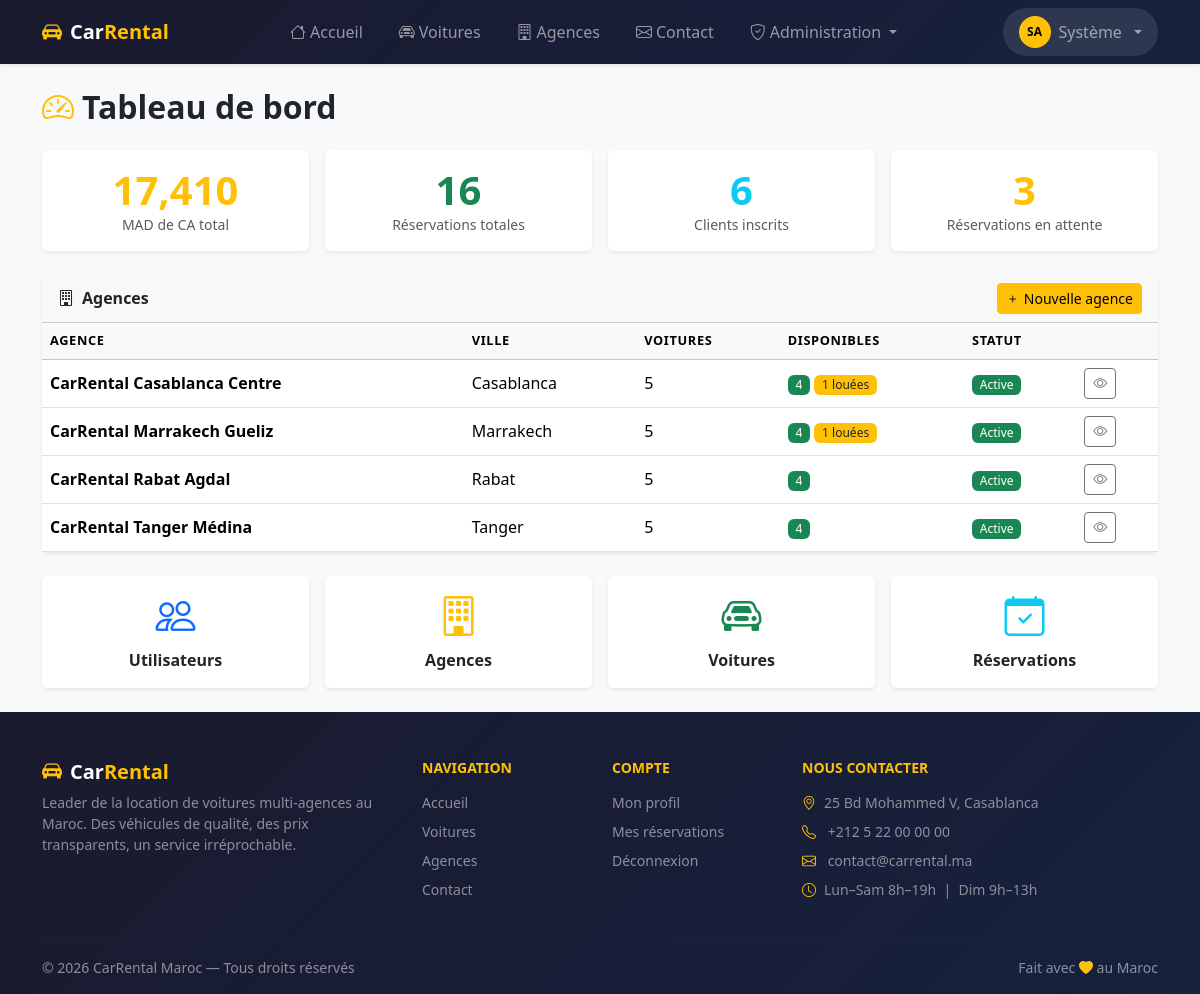
The page /admin/dashboard (signed in) on the database its author committed.
### tables this page shows
CREATE TABLE agencies (
    id          INT UNSIGNED    NOT NULL AUTO_INCREMENT,
    manager_id  INT UNSIGNED    NULL,
    nom         VARCHAR(150)    NOT NULL,
    adresse     VARCHAR(255)    NOT NULL,
    ville       VARCHAR(100)    NOT NULL,
    code_postal VARCHAR(10)     NULL,
    pays        VARCHAR(100)    NOT NULL DEFAULT 'Maroc',
    telephone   VARCHAR(20)     NULL,
    email       VARCHAR(191)    NULL,
    description TEXT            NULL,
    logo        VARCHAR(255)    NULL,
    actif       TINYINT(1)      NOT NULL DEFAULT 1,
    created_at  TIMESTAMP       NOT NULL DEFAULT CURRENT_TIMESTAMP,
    updated_at  TIMESTAMP       NOT NULL DEFAULT CURRENT_TIMESTAMP
                                ON UPDATE CURRENT_TIMESTAMP,
    PRIMARY KEY (id),
    UNIQUE KEY uq_agencies_email (email),
    INDEX idx_agencies_ville (ville),
    INDEX idx_agencies_actif (actif),
    CONSTRAINT fk_agencies_manager
        FOREIGN KEY (manager_id) REFERENCES users (id)
        ON DELETE SET NULL ON UPDATE CASCADE
);

### app/Controllers/UserController.php (called while the page is built, shortened)
<?php
class UserController extends Controller
{
    private User   $userModel;
    private Agency $agencyModel;
    public function __construct()
    {
        $this->userModel   = new User();
        $this->agencyModel = new Agency();
    }
    public function adminDashboard(): void
    {
        $userCounts   = $this->userModel->countByRole();
        $agencyStats  = $this->agencyModel->withCarCount();
        $resaModel    = new Reservation();
        $globalStats  = $resaModel->stats();
        $resaParJour  = $resaModel->parJour(null, 30);
        $this->render('admin/dashboard', [
            'user_counts'  => $userCounts,
            'agency_stats' => $agencyStats,
            'global_stats' => $globalStats,
            'resa_par_jour'=> $resaParJour,
            'flash'        => $this->getFlash(),
        ]);
    }
}

### core/App.php (called while the page is built, shortened)
<?php
class App
{
    private Router $router;
    public function __construct()
    {
        $this->router = new Router();
    }
    public function run(): void
    {
        $this->router->dispatch(
            $_SERVER['REQUEST_METHOD'],
            $_SERVER['REQUEST_URI']
        );
    }
}

### public/index.php (called while the page is built, shortened)
<?php
$config = require BASE_PATH . '/config/app.php';
(new \App\Core\App())->run();

### core/Model.php (called while the page is built, shortened)
<?php
abstract class Model
{
    protected PDO    $db;
    public function __construct()
    {
        $this->db = Database::getInstance();
    }
    public function query(string $sql, array $params = []): array
    {
        $stmt = $this->db->prepare($sql);
        $stmt->execute($params);
        return $stmt->fetchAll();
    }
    public function queryOne(string $sql, array $params = []): array|false
    {
        $stmt = $this->db->prepare($sql);
        $stmt->execute($params);
        return $stmt->fetch();
    }
}

### core/Database.php (called while the page is built, shortened)
<?php
class Database
{
    private static ?PDO $instance = null;
    public static function getInstance(): PDO
    {
        if (self::$instance === null) {
            $config = require BASE_PATH . '/config/database.php';
            $dsn = sprintf(
                'mysql:host=%s;port=%s;dbname=%s;charset=utf8mb4',
                $config['host'],
                $config['port'] ?? 3306,
                $config['database']
            );
            try {
                self::$instance = new PDO($dsn, $config['username'], $config['password'], [
                    PDO::ATTR_ERRMODE            => PDO::ERRMODE_EXCEPTION,
                    PDO::ATTR_DEFAULT_FETCH_MODE => PDO::FETCH_ASSOC,
                    PDO::ATTR_EMULATE_PREPARES   => false,
                ]);
            } catch (PDOException $e) {
                error_log('[DB] ' . $e->getMessage());
                http_response_code(500);
                die('Erreur de connexion à la base de données.');
            }
        }
        return self::$instance;
    }
}

### app/Models/Reservation.php (called while the page is built, shortened)
<?php
class Reservation extends Model
{
    public function stats(?int $agencyId = null): array
    {
        $where  = $agencyId ? "WHERE agency_id = {$agencyId}" : '';
        return $this->queryOne(
            "SELECT
                COUNT(*)                                        AS total,
                SUM(statut = 'en_attente')                      AS en_attente,
                SUM(statut = 'confirmee')                       AS confirmees,
                SUM(statut = 'annulee')                         AS annulees,
                SUM(statut = 'terminee')                        AS terminees,
                COALESCE(SUM(
                    CASE WHEN statut IN ('confirmee','terminee')
                    THEN prix_total ELSE 0 END), 0)             AS chiffre_affaires,
                COALESCE(AVG(
                    CASE WHEN statut IN ('confirmee','terminee')
                    THEN prix_total END), 0)                    AS panier_moyen
             FROM reservations {$where}"
        ) ?: [];
    }
}

### app/Models/Agency.php (called while the page is built, shortened)
<?php
class Agency extends Model
{
    public function withCarCount(): array
    {
        return $this->query(
            "SELECT a.*,
                    u.nom       AS manager_nom,
                    u.prenom    AS manager_prenom,
                    COUNT(c.id)                                          AS total_cars,
                    SUM(c.statut = 'disponible')                         AS cars_disponibles,
                    SUM(c.statut = 'louee')                              AS cars_louees,
                    SUM(c.statut = 'maintenance')                        AS cars_maintenance
             FROM agencies a
             LEFT JOIN cars c ON c.agency_id = a.id
             LEFT JOIN users u ON u.id = a.manager_id
             GROUP BY a.id
             ORDER BY a.nom"
        );
    }
}

### app/Views/admin/dashboard.php (the view)
<?php $pageTitle = 'Tableau de bord — Administration';
$countsByRole = array_column($user_counts, 'total', 'role');
?>
<h2 class="fw-bold mb-4"><i class="bi bi-speedometer2 text-warning me-2"></i>Tableau de bord</h2>
<div class="row g-3 mb-4">
    <div class="col-6 col-lg-3">
        <div class="card shadow-sm text-center h-100">
            <div class="card-body">
                <div class="display-6 fw-bold text-warning"><?= number_format($global_stats['chiffre_affaires'] ?? 0, 0) ?></div>
                <div class="small text-muted">MAD de CA total</div>
            </div>
        </div>
    </div>
    <div class="col-6 col-lg-3">
        <div class="card shadow-sm text-center h-100">
            <div class="card-body">
                <div class="display-6 fw-bold text-success"><?= $global_stats['total'] ?? 0 ?></div>
                <div class="small text-muted">Réservations totales</div>
            </div>
        </div>
    </div>
    <div class="col-6 col-lg-3">
        <div class="card shadow-sm text-center h-100">
            <div class="card-body">
                <div class="display-6 fw-bold text-info"><?= $countsByRole['client'] ?? 0 ?></div>
                <div class="small text-muted">Clients inscrits</div>
            </div>
        </div>
    </div>
    <div class="col-6 col-lg-3">
        <div class="card shadow-sm text-center h-100">
            <div class="card-body">
                <div class="display-6 fw-bold text-warning"><?= $global_stats['en_attente'] ?? 0 ?></div>
                <div class="small text-muted">Réservations en attente</div>
            </div>
        </div>
    </div>
</div>
<div class="card shadow-sm mb-4">
    <div class="card-header d-flex justify-content-between align-items-center">
        <h6 class="mb-0 fw-bold"><i class="bi bi-building me-2"></i>Agences</h6>
        <a href="/admin/agencies/create" class="btn btn-warning btn-sm">
            <i class="bi bi-plus me-1"></i>Nouvelle agence
        </a>
    </div>
    <div class="table-responsive">
        <table class="table table-hover align-middle mb-0">
            <thead class="table-light">
                <tr>
                    <th>Agence</th>
                    <th>Ville</th>
                    <th>Voitures</th>
                    <th>Disponibles</th>
                    <th>Statut</th>
                    <th></th>
                </tr>
            </thead>
            <tbody>
                <?php foreach ($agency_stats as $a): ?>
                    <tr>
                        <td class="fw-bold"><?= htmlspecialchars($a['nom']) ?></td>
                        <td><?= htmlspecialchars($a['ville']) ?></td>
                        <td><?= $a['total_cars'] ?></td>
                        <td>
                            <span class="badge bg-success"><?= $a['cars_disponibles'] ?></span>
                            <?php if ($a['cars_louees'] > 0): ?>
                                <span class="badge bg-warning text-dark"><?= $a['cars_louees'] ?> louées</span>
                            <?php endif; ?>
                        </td>
                        <td>
                            <span class="badge bg-<?= $a['actif'] ? 'success' : 'secondary' ?>">
                                <?= $a['actif'] ? 'Active' : 'Inactive' ?>
                            </span>
                        </td>
                        <td>
                            <a href="/admin/agencies/<?= $a['id'] ?>" class="btn btn-outline-secondary btn-sm">
                                <i class="bi bi-eye"></i>
                            </a>
                        </td>
                    </tr>
                <?php endforeach; ?>
            </tbody>
        </table>
    </div>
</div>
<div class="row g-3">
    <div class="col-md-3">
        <a href="/admin/users" class="card shadow-sm text-decoration-none text-dark h-100">
            <div class="card-body text-center">
                <i class="bi bi-people display-6 text-primary"></i>
                <p class="mb-0 mt-2 fw-bold">Utilisateurs</p>
            </div>
        </a>
    </div>
    <div class="col-md-3">
        <a href="/admin/agencies" class="card shadow-sm text-decoration-none text-dark h-100">
            <div class="card-body text-center">
                <i class="bi bi-building display-6 text-warning"></i>
                <p class="mb-0 mt-2 fw-bold">Agences</p>
            </div>
        </a>
    </div>
    <div class="col-md-3">
        <a href="/admin/cars" class="card shadow-sm text-decoration-none text-dark h-100">
            <div class="card-body text-center">
                <i class="bi bi-car-front display-6 text-success"></i>
                <p class="mb-0 mt-2 fw-bold">Voitures</p>
            </div>
        </a>
    </div>
    <div class="col-md-3">
        <a href="/admin/reservations" class="card shadow-sm text-decoration-none text-dark h-100">
            <div class="card-body text-center">
                <i class="bi bi-calendar-check display-6 text-info"></i>
                <p class="mb-0 mt-2 fw-bold">Réservations</p>
            </div>
        </a>
    </div>
</div>

### core/Router.php (shortened to what this page needs)
<?php
class Router
{
    private array $routes = [];
    private function add(string $method, string $path, string $controller, string $action): void
    {
        $this->routes[] = [
            'method'     => $method,
            'pattern'    => $this->pathToRegex($path),
            'controller' => $controller,
            'action'     => $action,
            'params'     => $this->extractParamNames($path),
        ];
    }
    public function dispatch(string $method, string $uri): void
    {
        $uri = '/' . trim(strtok($uri, '?'), '/');
        foreach ($this->routes as $route) {
            if ($route['method'] !== $method) continue;
            if (preg_match($route['pattern'], $uri, $matches)) {
                $params = $this->extractParams($route['params'], $matches);
                $this->call($route['controller'], $route['action'], $params);
                return;
            }
        }
    }
    private function call(string $fqcn, string $action, array $params): void
    {
        $controller = new $fqcn();
        call_user_func_array([$controller, $action], $params);
    }
    private function pathToRegex(string $path): string
    {
        $pattern = preg_replace('/\{[a-z_]+\}/', '([0-9]+)', $path);
        return '#^' . $pattern . '$#';
    }
    private function extractParamNames(string $path): array
    {
        preg_match_all('/\{([a-z_]+)\}/', $path, $matches);
        return $matches[1];
    }
    private function extractParams(array $names, array $matches): array
    {
        $params = [];
        return array_values($params);
    }
}

### public/assets/css/app.css (style rules this page uses)
:root { --cr-yellow: #FFC107; --cr-dark: #212529; }
body { background-color: #f8f9fa; }
a { color: var(--cr-yellow); }
.table thead th { font-size: .8rem; text-transform: uppercase; letter-spacing: .05em; }
.badge { font-weight: 500; }
.btn-warning { color: #000; }
.card { border: none; }

### rows shown on the page
agencies: nom "CarRental Casablanca Centre", ville "Casablanca", total_cars "5", cars_disponibles "4", cars_louees "1", actif "Active"
agencies: nom "CarRental Marrakech Gueliz", ville "Marrakech", total_cars "5", cars_disponibles "4", cars_louees "1", actif "Active"
agencies: nom "CarRental Rabat Agdal", ville "Rabat", total_cars "5", cars_disponibles "4", actif "Active"
agencies: nom "CarRental Tanger Médina", ville "Tanger", total_cars "5", cars_disponibles "4", actif "Active"

### other values the page prints
$global_stats['chiffre_affaires'] "17,410"
$global_stats['total'] "16"
$global_stats['en_attente'] "3"
